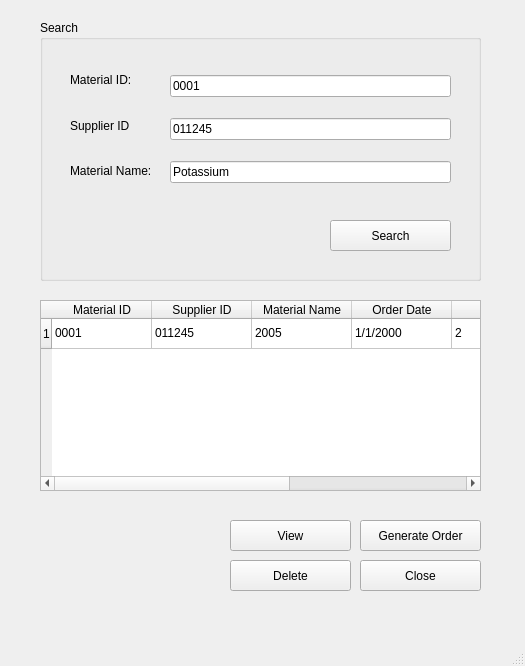
<?xml version="1.0" encoding="UTF-8"?>
<ui version="4.0">
 <class>MainWindow</class>
 <widget class="QMainWindow" name="MainWindow">
  <property name="geometry">
   <rect>
    <x>0</x>
    <y>0</y>
    <width>525</width>
    <height>666</height>
   </rect>
  </property>
  <property name="windowTitle">
   <string>MainWindow</string>
  </property>
  <widget class="QWidget" name="centralwidget">
   <widget class="QPushButton" name="closeButton">
    <property name="geometry">
     <rect>
      <x>360</x>
      <y>560</y>
      <width>121</width>
      <height>31</height>
     </rect>
    </property>
    <property name="text">
     <string>Close</string>
    </property>
   </widget>
   <widget class="QTableWidget" name="booksTableWidget">
    <property name="geometry">
     <rect>
      <x>40</x>
      <y>300</y>
      <width>441</width>
      <height>191</height>
     </rect>
    </property>
    <row>
     <property name="text">
      <string>1</string>
     </property>
    </row>
    <column>
     <property name="text">
      <string>Material ID</string>
     </property>
    </column>
    <column>
     <property name="text">
      <string>Supplier ID</string>
     </property>
    </column>
    <column>
     <property name="text">
      <string>Material Name</string>
     </property>
    </column>
    <column>
     <property name="text">
      <string>Order Date</string>
     </property>
    </column>
    <column>
     <property name="text">
      <string>Quantity</string>
     </property>
    </column>
    <column>
     <property name="text">
      <string>Price</string>
     </property>
    </column>
    <column>
     <property name="text">
      <string>Delivery Status</string>
     </property>
    </column>
    <item row="0" column="0">
     <property name="text">
      <string>0001</string>
     </property>
    </item>
    <item row="0" column="1">
     <property name="text">
      <string>011245</string>
     </property>
    </item>
    <item row="0" column="2">
     <property name="text">
      <string>2005</string>
     </property>
    </item>
    <item row="0" column="3">
     <property name="text">
      <string>1/1/2000</string>
     </property>
    </item>
    <item row="0" column="4">
     <property name="text">
      <string>2</string>
     </property>
    </item>
    <item row="0" column="5">
     <property name="text">
      <string>1000</string>
     </property>
    </item>
    <item row="0" column="6">
     <property name="text">
      <string>Delivered</string>
     </property>
    </item>
   </widget>
   <widget class="QGroupBox" name="searched">
    <property name="geometry">
     <rect>
      <x>40</x>
      <y>20</y>
      <width>441</width>
      <height>261</height>
     </rect>
    </property>
    <property name="title">
     <string>Search</string>
    </property>
    <widget class="QPushButton" name="searchButton">
     <property name="geometry">
      <rect>
       <x>290</x>
       <y>200</y>
       <width>121</width>
       <height>31</height>
      </rect>
     </property>
     <property name="text">
      <string>Search</string>
     </property>
    </widget>
    <widget class="QWidget" name="layoutWidget">
     <property name="geometry">
      <rect>
       <x>30</x>
       <y>40</y>
       <width>92</width>
       <height>131</height>
      </rect>
     </property>
     <layout class="QVBoxLayout" name="verticalLayout">
      <item>
       <widget class="QLabel" name="label">
        <property name="text">
         <string>Material ID:</string>
        </property>
       </widget>
      </item>
      <item>
       <widget class="QLabel" name="label_2">
        <property name="text">
         <string>Supplier ID</string>
        </property>
       </widget>
      </item>
      <item>
       <widget class="QLabel" name="label_6">
        <property name="text">
         <string>Material Name:</string>
        </property>
       </widget>
      </item>
     </layout>
    </widget>
    <widget class="QWidget" name="layoutWidget_2">
     <property name="geometry">
      <rect>
       <x>130</x>
       <y>40</y>
       <width>281</width>
       <height>141</height>
      </rect>
     </property>
     <layout class="QVBoxLayout" name="verticalLayout_2">
      <item>
       <widget class="QLineEdit" name="titleline">
        <property name="text">
         <string>0001</string>
        </property>
       </widget>
      </item>
      <item>
       <widget class="QLineEdit" name="titleline_2">
        <property name="text">
         <string>011245</string>
        </property>
       </widget>
      </item>
      <item>
       <widget class="QLineEdit" name="titleline_3">
        <property name="text">
         <string>Potassium</string>
        </property>
       </widget>
      </item>
     </layout>
    </widget>
   </widget>
   <widget class="QPushButton" name="deleteButton">
    <property name="geometry">
     <rect>
      <x>230</x>
      <y>560</y>
      <width>121</width>
      <height>31</height>
     </rect>
    </property>
    <property name="text">
     <string>Delete</string>
    </property>
   </widget>
   <widget class="QPushButton" name="viewButton_2">
    <property name="geometry">
     <rect>
      <x>360</x>
      <y>520</y>
      <width>121</width>
      <height>31</height>
     </rect>
    </property>
    <property name="text">
     <string>Generate Order</string>
    </property>
   </widget>
   <widget class="QPushButton" name="viewButton">
    <property name="geometry">
     <rect>
      <x>230</x>
      <y>520</y>
      <width>121</width>
      <height>31</height>
     </rect>
    </property>
    <property name="text">
     <string>View</string>
    </property>
   </widget>
  </widget>
  <widget class="QMenuBar" name="menubar">
   <property name="geometry">
    <rect>
     <x>0</x>
     <y>0</y>
     <width>525</width>
     <height>26</height>
    </rect>
   </property>
  </widget>
  <widget class="QStatusBar" name="statusbar"/>
 </widget>
 <resources/>
 <connections/>
</ui>
